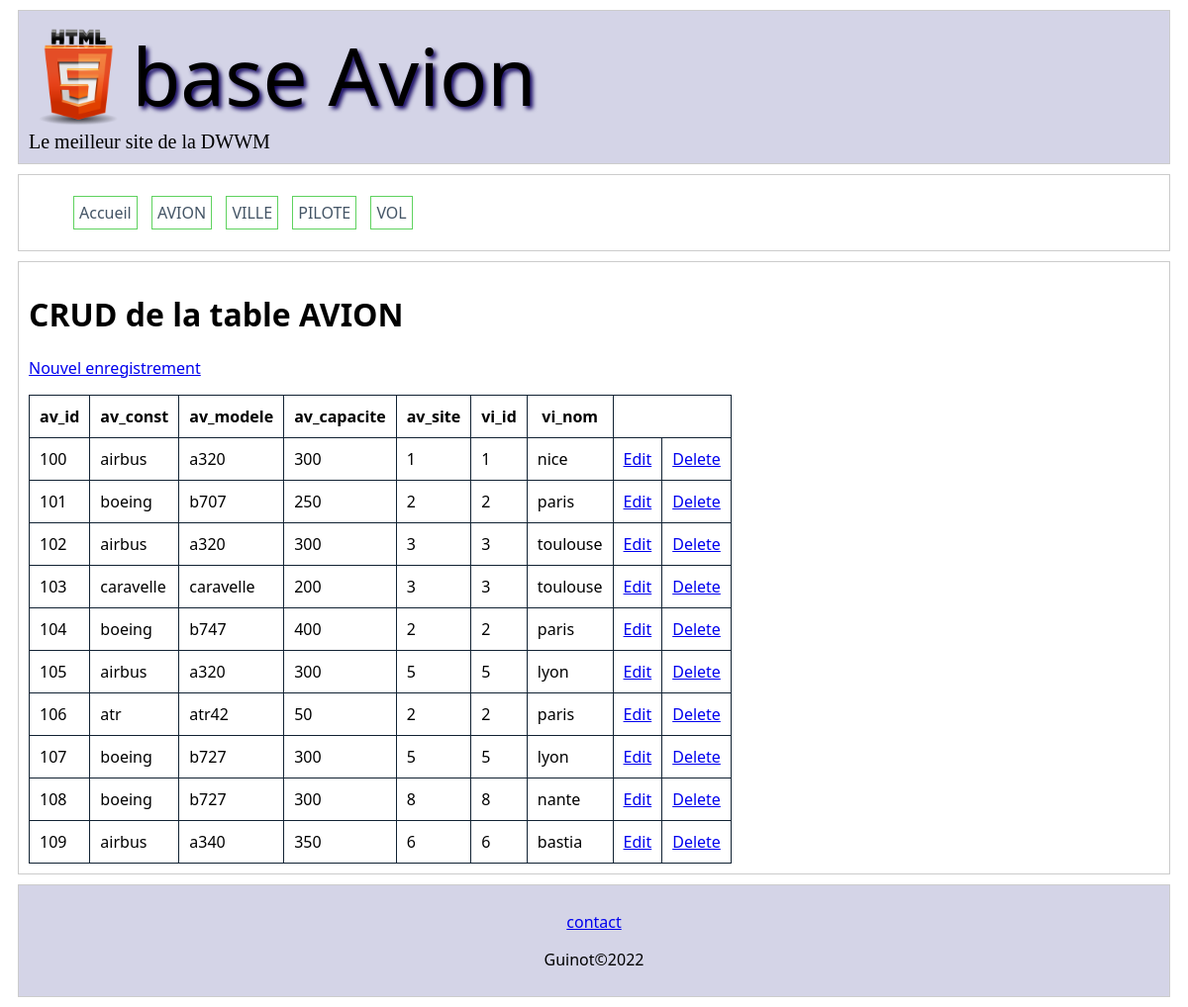
The app's page /avion_list.php with its own data.
### tables this page shows
create table avion (
	av_id int not null auto_increment primary key,
	av_const varchar(20),
	av_modele varchar(10),
	av_capacite int,
	av_site int not null
);

create table ville( 
	vi_id int not null auto_increment primary key,
	vi_nom varchar(50)
);

### www/avion_list.php (the view, shortened to what this page needs)
<?php
require("../include/inc_config.php");
$result = $link->query("select * from avion,ville where av_site=vi_id order by av_id");
$data = $result->fetchAll();
?>
<!DOCTYPE html>
<html lang="fr">
<head>
    <?php require("../include/inc_head.php"); ?>
</head>
<body>
    <header>
        <?php require("../include/inc_header.php"); ?>
    </header>
    <nav>
        <?php require("../include/inc_menu.php"); ?>
    </nav>
    <main id="main">
        <h1>CRUD de la table AVION</h1>
        <p><a href="avion_edit.php?id=0">Nouvel enregistrement</a></p>
        <table>
            <tr>
                <?php
                if (count($data) > 0)
                    foreach ($data[0] as $cle => $valeur) {
                        echo "<th>$cle</th>";
                    }
                ?>
            </tr>
            <?php
            foreach ($data as $num => $ligne) {
                echo "<tr>";
                foreach ($ligne as $cle => $valeur) {
                    $valeur=htmlentities($valeur,ENT_QUOTES,"UTF-8");
                    echo "<td>$valeur</td>";
                }
                echo "<td><a href='avion_edit.php?id={$ligne["av_id"]}'>Edit</a></td>";
                echo "<td><a href='avion_delete.php?id={$ligne["av_id"]}'>Delete</a></td>";
                echo "</tr>";
            }
            ?>
        </table>
    </main>
    <footer>
        <?php require("../include/inc_footer.php"); ?>
    </footer>
</body>
</html>

### include/inc_head.php (shortened to what this page needs)
<link href="css/style.css" rel="stylesheet">

### include/inc_header.php
<div>
    <img src="images/logo.png" id="logo">
    <span class="titre"><?=NOM_DU_SITE?></span>
</div>
<div class="punchline">Le meilleur site de la DWWM</div>

### include/inc_menu.php
<ul>
    <li><a href="index.php">Accueil</a></li>
    <li><a href="avion_list.php">AVION</a></li>
    <li><a href="ville_list.php">VILLE</a></li>
    <li><a href="pilote_list.php">PILOTE</a></li>
    <li><a href="vol_list.php">VOL</a></li>
</ul>

### include/inc_footer.php
<p><a href="contact.php">contact</a></p>
<p>Guinot&copy;2022</p>

### www/css/style.css (style rules this page uses)
body { font-family: 'Segoe UI', Tahoma, Geneva, Verdana, sans-serif; }
header, footer, nav, main { border: 1px solid #CCC; margin: 10px; padding: 10px; }
header, footer { background-color: rgb(212, 212, 231); }
footer { text-align: center; }
#logo { width: 100px; }
.titre { font-size: 80px; vertical-align: 20px; text-shadow: 3px 3px 4px rgb(21, 8, 97); }
.punchline { font-size: 20px; font-family: 'Times New Roman', Times, serif; }
nav li { display: inline-block; margin: -5px 5px -5px 5px; padding: 5px; border: 1px solid rgb(95, 210, 95); }
nav li a { text-decoration: none; color: #456; }
table, td, th { border: 1px solid #123; border-collapse: collapse; padding: 10px; }

### records on screen
avion: av_id "100", av_const "airbus", av_modele "a320", av_capacite "300", av_site "1", av_site.vi_id "1", av_site.vi_nom "nice"
avion: av_id "101", av_const "boeing", av_modele "b707", av_capacite "250", av_site "2", av_site.vi_id "2", av_site.vi_nom "paris"
avion: av_id "102", av_const "airbus", av_modele "a320", av_capacite "300", av_site "3", av_site.vi_id "3", av_site.vi_nom "toulouse"
avion: av_id "103", av_const "caravelle", av_modele "caravelle", av_capacite "200", av_site "3", av_site.vi_id "3", av_site.vi_nom "toulouse"
avion: av_id "104", av_const "boeing", av_modele "b747", av_capacite "400", av_site "2", av_site.vi_id "2", av_site.vi_nom "paris"
avion: av_id "105", av_const "airbus", av_modele "a320", av_capacite "300", av_site "5", av_site.vi_id "5", av_site.vi_nom "lyon"
avion: av_id "106", av_const "atr", av_modele "atr42", av_capacite "50", av_site "2", av_site.vi_id "2", av_site.vi_nom "paris"
avion: av_id "107", av_const "boeing", av_modele "b727", av_capacite "300", av_site "5", av_site.vi_id "5", av_site.vi_nom "lyon"
avion: av_id "108", av_const "boeing", av_modele "b727", av_capacite "300", av_site "8", av_site.vi_id "8", av_site.vi_nom "nante"
avion: av_id "109", av_const "airbus", av_modele "a340", av_capacite "350", av_site "6", av_site.vi_id "6", av_site.vi_nom "bastia"

### other values on screen
NOM_DU_SITE "base Avion"
$cle "av_id"
$cle "av_const"
$cle "av_modele"
$cle "av_capacite"
$cle "av_site"
$cle "vi_id"
$cle "vi_nom"
